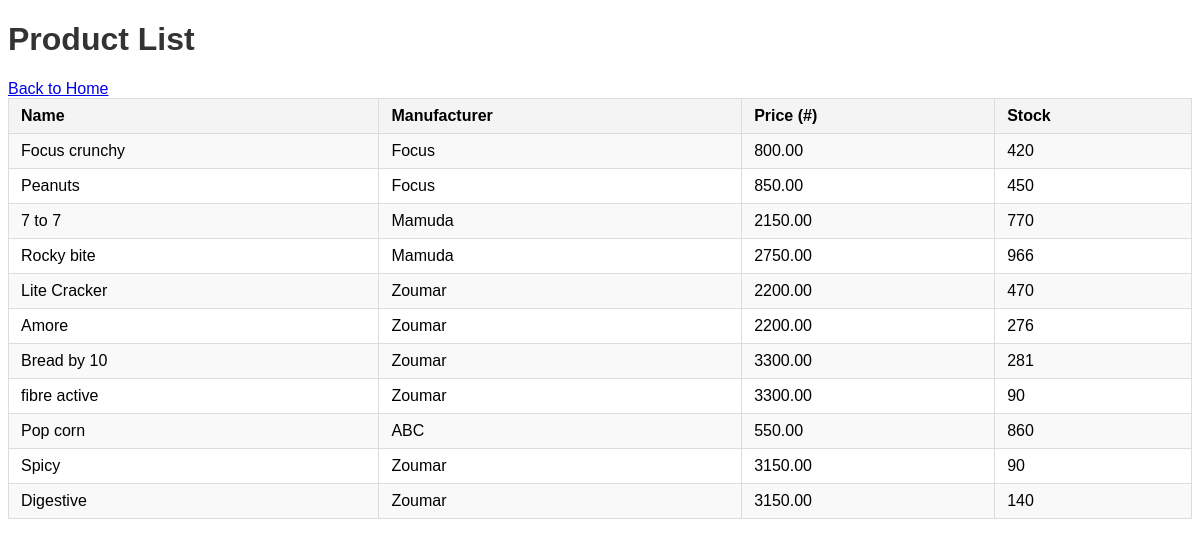
Screenshot of /products/ with the database file from the repository.
### inventory/models.py (models this page shows, shortened)
class Product(models.Model):
    name = models.CharField(max_length=100)
    manufacturer = models.ForeignKey(Manufacturer, on_delete=models.CASCADE)
    price = models.DecimalField(max_digits=10, decimal_places=2)
    stock = models.PositiveIntegerField()

class Manufacturer(models.Model):
    name = models.CharField(max_length=100)
    address = models.TextField()

### inventory/views.py (the view)
# urls.py: path('products/', views.product_list, name='product_list'),
def product_list(request):
    products = Product.objects.all()
    return render(request, 'inventory/product_list.html', {'products': products})

### inventory/templates/inventory/product_list.html (shortened to what this page needs)
{% load static %}
<!DOCTYPE html>
<html lang="en">
<head>
    <link rel="stylesheet" href="{% static 'inventory/styles.css' %}">
</head>
<body>
    <h1>Product List</h1><a href="{% url 'home' %}">Back to Home</a>
    <table>
        <tr>
            <th>Name</th>
            <th>Manufacturer</th>
            <th>Price (#)</th>
            <th>Stock</th>
        </tr>
        {% for product in products %}
        <tr>
            <td>{{ product.name }}</td>
            <td>{{ product.manufacturer.name }}</td>
            <td>{{ product.price }} </td>
            <td>{{ product.stock }}</td>
        </tr>
        {% endfor %}
    </table>
</body>
</html>

### inventory/static/inventory/styles.css (style rules this page uses)
body { font-family: Arial, sans-serif; }
h1 { color: #333; }
table { width: 100%; border-collapse: collapse; }
th, td { padding: 8px 12px; border: 1px solid #ddd; text-align: left; }
th { background-color: #f4f4f4; }
tr:nth-child(even) { background-color: #f9f9f9; }

### rows the page displays
Product: name "Focus crunchy", manufacturer.name "Focus", price "800.00", stock "420"
Product: name "Peanuts", manufacturer.name "Focus", price "850.00", stock "450"
Product: name "7 to 7", manufacturer.name "Mamuda", price "2150.00", stock "770"
Product: name "Rocky bite", manufacturer.name "Mamuda", price "2750.00", stock "966"
Product: name "Lite Cracker", manufacturer.name "Zoumar", price "2200.00", stock "470"
Product: name "Amore", manufacturer.name "Zoumar", price "2200.00", stock "276"
Product: name "Bread by 10", manufacturer.name "Zoumar", price "3300.00", stock "281"
Product: name "fibre active", manufacturer.name "Zoumar", price "3300.00", stock "90"
Product: name "Pop corn", manufacturer.name "ABC", price "550.00", stock "860"
Product: name "Spicy", manufacturer.name "Zoumar", price "3150.00", stock "90"
Product: name "Digestive", manufacturer.name "Zoumar", price "3150.00", stock "140"
